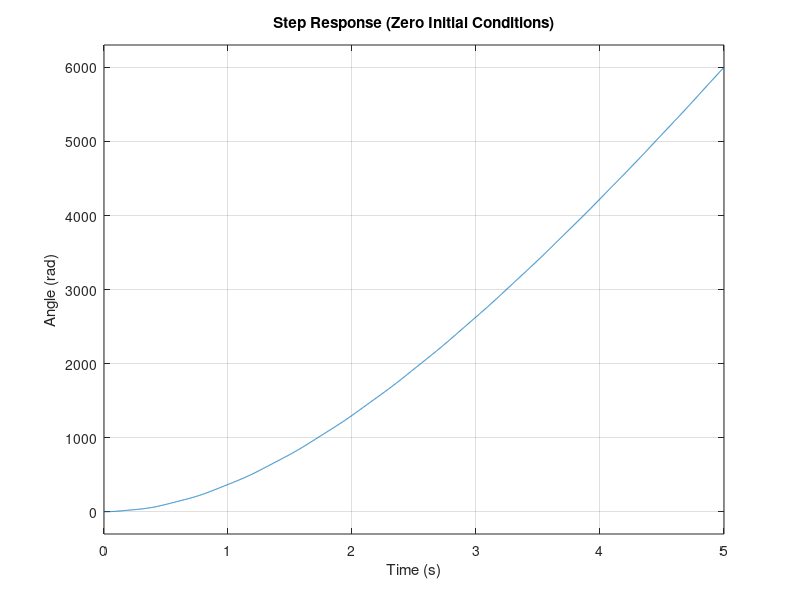

Recreate this plot in MATLAB. (Note: this script raises an error after producing the figure.)
%% ELEC 481 - ECP Model 205a Two DOF Torsional Plant Analysis
% Tasks 1-7: State Space Modeling and Classical Control Design
% Plant #2 Configuration - Measuring theta1 output

clear all; close all; clc;

%% ========================================================================
%  SYSTEM PARAMETERS (Plant #2 from ECP Manual)
%  ========================================================================
% Hardware gain
kc = 10/32768;
kaktkp = 0.70;
ke = 16000/2/pi;
ka = 32;
khw = kc*kaktkp*ke*ka;

% Plant #2 parameters
J1 = 0.0108;  % kg*m^2
J2 = 0.0103;  % kg*m^2
c1 = 0.007;   % N*m*s/rad
c2 = 0.001;   % N*m*s/rad
k1 = 1.37;    % N*m/rad

fprintf('=== ECP Model 205a - Plant #2 Parameters ===\n');
fprintf('J1 = %.4f kg*m^2\n', J1);
fprintf('J2 = %.4f kg*m^2\n', J2);
fprintf('c1 = %.4f N*m*s/rad\n', c1);
fprintf('c2 = %.4f N*m*s/rad\n', c2);
fprintf('k1 = %.4f N*m/rad\n', k1);
fprintf('Hardware Gain (khw) = %.4f\n\n', khw);

%% ========================================================================
%  TASK 1: STATE-SPACE EQUATIONS
%  ========================================================================
fprintf('TASK 1: Deriving State-Space Equations\n');
fprintf('========================================\n');

% State vector: X = [theta1; theta1_dot; theta2; theta2_dot]
% Input: T(t) = torque applied to disk 1
% Output: Y = theta1 (angle of disk 1)

% State matrix A
A = [0                1              0           0;
     -k1/J1          -c1/J1          k1/J1       0;
     0                0              0           1;
     k1/J2            0             -(k1)/J2    -c2/J2];

% Input matrix B
B = [0; 
     1/J1; 
     0; 
     0];

% Output matrix C (measuring theta1 only)
C = [1 0 0 0];

% Feedforward matrix D
D = 0;

% Include hardware gain in B matrix
B = B * khw;
% Hardware gain
kc = 10/32768;
kaktkp = 0.70;
ke = 16000/2/pi;
ka = 32;
khw = kc*kaktkp*ke*ka;

% Plant #2 parameters
J1 = 0.0108;  % kg*m^2
J2 = 0.0103;  % kg*m^2
c1 = 0.007;   % N*m*s/rad
c2 = 0.001;   % N*m*s/rad
k1 = 1.37;    % N*m/rad

fprintf('=== ECP Model 205a - Plant #2 Parameters ===\n');
fprintf('J1 = %.4f kg*m^2\n', J1);
fprintf('J2 = %.4f kg*m^2\n', J2);
fprintf('c1 = %.4f N*m*s/rad\n', c1);
fprintf('c2 = %.4f N*m*s/rad\n', c2);
fprintf('k1 = %.4f N*m/rad\n', k1);
fprintf('Hardware Gain (khw) = %.4f\n\n', khw);

%% ========================================================================
%  TASK 1: STATE-SPACE EQUATIONS
%  ========================================================================
fprintf('TASK 1: Deriving State-Space Equations\n');
fprintf('========================================\n');

% State vector: X = [theta1; theta1_dot; theta2; theta2_dot]
% Input: T(t) = torque applied to disk 1
% Output: Y = theta1 (angle of disk 1)

% State matrix A
A = [0                1              0           0;
     -k1/J1          -c1/J1          k1/J1       0;
     0                0              0           1;
     k1/J2            0             -(k1)/J2    -c2/J2];

% Input matrix B
B = [0; 
     1/J1; 
     0; 
     0];

% Output matrix C (measuring theta1 only)
C = [1 0 0 0];

% Feedforward matrix D
D = 0;

% Include hardware gain in B matrix
B = B * khw;

fprintf('State-space model created:\n');
fprintf('State vector X = [theta1; omega1; theta2; omega2]\n');
fprintf('Input u = Torque command\n');
fprintf('Output y = theta1 (rad)\n\n');

% Create state-space system
sys_ss = ss(A, B, C, D);
fprintf('System order: %d\n', size(A,1));
fprintf('Number of inputs: %d\n', size(B,2));
fprintf('Number of outputs: %d\n\n', size(C,1));

%% ========================================================================
%  TASK 2: TRANSFER FUNCTION
%  ========================================================================
fprintf('TASK 2: Open-Loop Transfer Function\n');
fprintf('====================================\n');

% Convert state-space to transfer function
sys_tf = tf(sys_ss);
[num, den] = tfdata(sys_tf, 'v');

fprintf('Transfer function G(s) = theta1(s)/T(s):\n\n');
sys_tf

% Display poles and zeros
poles_ol = pole(sys_tf);
zeros_ol = zero(sys_tf);

fprintf('\nOpen-loop poles:\n');
for i = 1:length(poles_ol)
    if imag(poles_ol(i)) == 0
        fprintf('  p%d = %.4f\n', i, real(poles_ol(i)));
    else
        fprintf('  p%d = %.4f + j%.4f\n', i, real(poles_ol(i)), imag(poles_ol(i)));
    end
end

fprintf('\nOpen-loop zeros:\n');
if isempty(zeros_ol)
    fprintf('  No finite zeros\n');
else
    for i = 1:length(zeros_ol)
        fprintf('  z%d = %.4f\n', i, zeros_ol(i));
    end
end

% Natural frequency and damping ratio
wn = sqrt(k1*(J1+J2)/(J1*J2));
zeta = (c1*J2 + c2*J1)/(2*sqrt(k1*J1*J2*(J1+J2)));
fprintf('\nNatural frequency: wn = %.4f rad/s\n', wn);
fprintf('Damping ratio: zeta = %.4f\n\n', zeta);

%% ========================================================================
%  TASK 3: CANONICAL FORMS
%  ========================================================================
fprintf('TASK 3: Canonical Forms\n');
fprintf('=======================\n');

% Check controllability
Co = ctrb(A, B);
rank_Co = rank(Co);
fprintf('Controllability matrix rank: %d (Full rank: %d)\n', rank_Co, size(A,1));
if rank_Co == size(A,1)
    fprintf('System is CONTROLLABLE\n');
else
    fprintf('System is NOT controllable\n');
end

% Check observability
Ob = obsv(A, C);
rank_Ob = rank(Ob);
fprintf('Observability matrix rank: %d (Full rank: %d)\n', rank_Ob, size(A,1));
if rank_Ob == size(A,1)
    fprintf('System is OBSERVABLE\n\n');
else
    fprintf('System is NOT observable\n\n');
end

% Controllable canonical form
if rank_Co == size(A,1)
    [Ac, Bc, Cc, Tc] = ctrbf(A, B, C);
    fprintf('Controllable Canonical Form obtained\n');
end

% Observable canonical form
if rank_Ob == size(A,1)
    [Ao, Bo, Co, To] = obsvf(A, B, C);
    fprintf('Observable Canonical Form obtained\n');
end

% Jordan canonical form (diagonal/modal form)
[V, J] = eig(A);
Aj = J;
Bj = inv(V) * B;
Cj = C * V;
fprintf('Jordan Canonical Form obtained\n\n');

%% ========================================================================
%  TASK 4: IMPULSE AND STEP RESPONSE
%  ========================================================================
fprintf('TASK 4: Time-Domain Responses\n');
fprintf('==============================\n');

% Time vector
t = 0:0.001:5;

% Initial conditions: X0 = [0.1; 0; 0; 0] (10 deg initial angle on disk 1)
X0 = [0.1; 0; 0; 0];

% Impulse response
figure('Name', 'Task 4: Impulse and Step Responses', 'Position', [100 100 1200 800]);

subplot(2,2,1);
impulse(sys_ss, t);
grid on;
title('Impulse Response (Zero Initial Conditions)');
xlabel('Time (s)');
ylabel('Angle (rad)');

% Step response with zero initial conditions
subplot(2,2,2);
step(sys_ss, t);
grid on;
title('Step Response (Zero Initial Conditions)');
xlabel('Time (s)');
ylabel('Angle (rad)');

% Get step response info
step_info = stepinfo(sys_ss);
fprintf('Step Response Characteristics:\n');
fprintf('  Rise time: %.4f s\n', step_info.RiseTime);
fprintf('  Settling time: %.4f s\n', step_info.SettlingTime);
fprintf('  Overshoot: %.2f %%\n', step_info.Overshoot);
fprintf('  Peak: %.4f rad\n', step_info.Peak);
fprintf('  Peak time: %.4f s\n\n', step_info.PeakTime);

% Step response with initial conditions
subplot(2,2,3);
[y, t_step, x] = lsim(sys_ss, ones(size(t)), t, X0);
plot(t_step, y, 'b', 'LineWidth', 1.5);
grid on;
title('Step Response with Initial Conditions X_0 = [0.1, 0, 0, 0]^T');
xlabel('Time (s)');
ylabel('Angle (rad)');

% Response to initial conditions only
subplot(2,2,4);
[y_ic, t_ic] = initial(sys_ss, X0, t);
plot(t_ic, y_ic, 'r', 'LineWidth', 1.5);
grid on;
title('Response to Initial Conditions Only');
xlabel('Time (s)');
ylabel('Angle (rad)');

%% ========================================================================
%  TASK 5: BODE PLOT AND ROOT LOCUS
%  ========================================================================
fprintf('TASK 5: Frequency and Root Locus Analysis\n');
fprintf('==========================================\n');

figure('Name', 'Task 5: Bode Plot', 'Position', [100 100 1000 600]);
bode(sys_tf);
grid on;
title('Bode Plot of Uncompensated System');

% Get gain and phase margins
[Gm, Pm, Wcg, Wcp] = margin(sys_tf);
fprintf('Stability Margins:\n');
fprintf('  Gain Margin: %.2f dB (at %.4f rad/s)\n', 20*log10(Gm), Wcg);
fprintf('  Phase Margin: %.2f deg (at %.4f rad/s)\n\n', Pm, Wcp);

% Root locus plot
figure('Name', 'Task 5: Root Locus', 'Position', [100 100 800 600]);
rlocus(sys_tf);
grid on;
title('Root Locus of Uncompensated System');
sgrid;

%% ========================================================================
%  TASK 6: PID CONTROLLER DESIGN
%  ========================================================================
fprintf('TASK 6: PID Controller Design\n');
fprintf('==============================\n');

% Design specifications:
% - Settling time: < 2 seconds
% - Overshoot: < 20%
% - Steady-state error: < 2%
% - Phase margin: > 45 degrees

fprintf('Design Specifications:\n');
fprintf('  Settling time: < 2 s\n');
fprintf('  Overshoot: < 20 %%\n');
fprintf('  Steady-state error: < 2 %%\n');
fprintf('  Phase margin: > 45 deg\n\n');

% Using MATLAB's PID tuner (you can also manually tune)
% We'll design a PID controller
opts = pidtuneOptions('DesignFocus', 'balanced');
[C_pid, info] = pidtune(sys_tf, 'PID', opts);

fprintf('PID Controller Design:\n');
C_pid

% Get PID parameters
Kp = C_pid.Kp;
Ki = C_pid.Ki;
Kd = C_pid.Kd;

fprintf('\nPID Parameters:\n');
fprintf('  Kp = %.4f\n', Kp);
fprintf('  Ki = %.4f\n', Ki);
fprintf('  Kd = %.4f\n', Kd);

% Closed-loop system
sys_cl_pid = feedback(C_pid * sys_tf, 1);

fprintf('\nClosed-loop poles with PID:\n');
poles_cl_pid = pole(sys_cl_pid);
for i = 1:length(poles_cl_pid)
    if imag(poles_cl_pid(i)) == 0
        fprintf('  p%d = %.4f\n', i, real(poles_cl_pid(i)));
    else
        fprintf('  p%d = %.4f + j%.4f\n', i, real(poles_cl_pid(i)), imag(poles_cl_pid(i)));
    end
end

% Check stability margins with PID
[Gm_pid, Pm_pid, Wcg_pid, Wcp_pid] = margin(C_pid * sys_tf);
fprintf('\nStability Margins with PID:\n');
fprintf('  Gain Margin: %.2f dB (at %.4f rad/s)\n', 20*log10(Gm_pid), Wcg_pid);
fprintf('  Phase Margin: %.2f deg (at %.4f rad/s)\n\n', Pm_pid, Wcp_pid);

% Step response comparison
figure('Name', 'Task 6: PID Controller Performance', 'Position', [100 100 1200 800]);

subplot(2,2,1);
step(sys_ss, 'b', sys_cl_pid, 'r', t);
grid on;
legend('Uncompensated', 'PID Compensated', 'Location', 'best');
title('Step Response Comparison');
xlabel('Time (s)');
ylabel('Angle (rad)');

% Get compensated step info
step_info_pid = stepinfo(sys_cl_pid);
fprintf('PID Compensated Step Response:\n');
fprintf('  Rise time: %.4f s\n', step_info_pid.RiseTime);
fprintf('  Settling time: %.4f s\n', step_info_pid.SettlingTime);
fprintf('  Overshoot: %.2f %%\n', step_info_pid.Overshoot);
fprintf('  Peak: %.4f rad\n', step_info_pid.Peak);

% Check if specs are met
fprintf('\nSpecifications Check:\n');
if step_info_pid.SettlingTime < 2
    fprintf('  Settling time: PASS (%.4f < 2 s)\n', step_info_pid.SettlingTime);
else
    fprintf('  Settling time: FAIL (%.4f >= 2 s)\n', step_info_pid.SettlingTime);
end
if step_info_pid.Overshoot < 20
    fprintf('  Overshoot: PASS (%.2f%% < 20%%)\n', step_info_pid.Overshoot);
else
    fprintf('  Overshoot: FAIL (%.2f%% >= 20%%)\n', step_info_pid.Overshoot);
end
if Pm_pid > 45
    fprintf('  Phase margin: PASS (%.2f deg > 45 deg)\n\n', Pm_pid);
else
    fprintf('  Phase margin: FAIL (%.2f deg <= 45 deg)\n\n', Pm_pid);
end

% Bode plot comparison
subplot(2,2,2);
bode(sys_tf, 'b', C_pid*sys_tf, 'r');
grid on;
legend('Uncompensated', 'With PID', 'Location', 'best');
title('Bode Plot Comparison');

% Root locus with PID
subplot(2,2,3);
rlocus(sys_tf);
hold on;
plot(real(poles_cl_pid), imag(poles_cl_pid), 'rx', 'MarkerSize', 12, 'LineWidth', 2);
grid on;
sgrid;
legend('Root Locus', 'Closed-loop Poles', 'Location', 'best');
title('Root Locus with PID Poles');

%% ========================================================================
%  TASK 7: VARIOUS INPUT RESPONSES
%  ========================================================================
fprintf('TASK 7: Responses to Various Inputs\n');
fprintf('====================================\n');

% Time vector for responses
t7 = 0:0.001:10;

figure('Name', 'Task 7: Various Input Responses', 'Position', [100 100 1400 900]);

% (a) Step Response
subplot(3,3,1);
step(sys_ss, t7);
grid on;
title('Uncompensated: Step Response');
ylabel('Angle (rad)');

subplot(3,3,2);
step(sys_cl_pid, t7);
grid on;
title('PID Compensated: Step Response');

% (b) Square Wave Response (0.5 Hz)
f_square = 0.5; % Hz
square_wave = square(2*pi*f_square*t7);

subplot(3,3,3);
lsim(sys_ss, square_wave, t7);
grid on;
title(sprintf('Uncompensated: Square Wave (%.1f Hz)', f_square));

subplot(3,3,4);
lsim(sys_cl_pid, square_wave, t7);
grid on;
title(sprintf('PID Compensated: Square Wave (%.1f Hz)', f_square));
ylabel('Angle (rad)');

% (c) Sinusoidal Response (1 Hz)
f_sin = 1; % Hz
sin_wave = sin(2*pi*f_sin*t7);

subplot(3,3,5);
lsim(sys_ss, sin_wave, t7);
grid on;
title(sprintf('Uncompensated: Sinusoidal (%.1f Hz)', f_sin));

subplot(3,3,6);
lsim(sys_cl_pid, sin_wave, t7);
grid on;
title(sprintf('PID Compensated: Sinusoidal (%.1f Hz)', f_sin));

% (d) Step with initial conditions
subplot(3,3,7);
lsim(sys_ss, ones(size(t7)), t7, X0);
grid on;
title('Uncompensated: Step + IC');
xlabel('Time (s)');
ylabel('Angle (rad)');

subplot(3,3,8);
% For closed-loop with IC, we need to augment the system
[num_cl, den_cl] = tfdata(sys_cl_pid, 'v');
sys_cl_ss = ss(tf(num_cl, den_cl));
X0_cl = zeros(size(sys_cl_ss.A, 1), 1); % Adjust IC size
if length(X0_cl) >= 4
    X0_cl(1:4) = X0;
end
lsim(sys_cl_ss, ones(size(t7)), t7, X0_cl);
grid on;
title('PID Compensated: Step + IC');
xlabel('Time (s)');

% Frequency response comparison
subplot(3,3,9);
frequencies = logspace(-1, 2, 100);
for i = 1:length(frequencies)
    sin_input = sin(2*pi*frequencies(i)*t7);
    y_uncomp = lsim(sys_ss, sin_input, t7);
    y_comp = lsim(sys_cl_pid, sin_input, t7);
    
    % Calculate amplitude ratio
    amp_in = max(sin_input) - min(sin_input);
    amp_uncomp(i) = (max(y_uncomp(end-1000:end)) - min(y_uncomp(end-1000:end)));
    amp_comp(i) = (max(y_comp(end-1000:end)) - min(y_comp(end-1000:end)));
end
semilogx(frequencies, 20*log10(amp_uncomp), 'b', frequencies, 20*log10(amp_comp), 'r');
grid on;
xlabel('Frequency (Hz)');
ylabel('Magnitude (dB)');
title('Frequency Response Comparison');
legend('Uncompensated', 'PID Compensated');

fprintf('Step response completed\n');
fprintf('Square wave response completed (f = %.1f Hz)\n', f_square);
fprintf('Sinusoidal response completed (f = %.1f Hz)\n', f_sin);
fprintf('\n');

%% ========================================================================
%  SUMMARY
%  ========================================================================
fprintf('========================================\n');
fprintf('           ANALYSIS COMPLETE\n');
fprintf('========================================\n');
fprintf('All figures saved and ready for report\n\n');

% Save workspace
save('ECP205a_Tasks1to7_Results.mat');
fprintf('Workspace saved to: ECP205a_Tasks1to7_Results.mat\n');